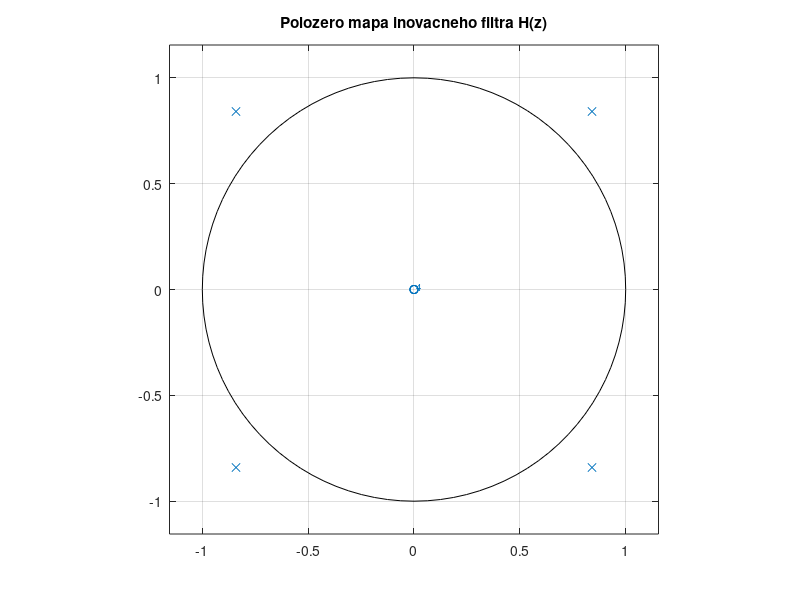
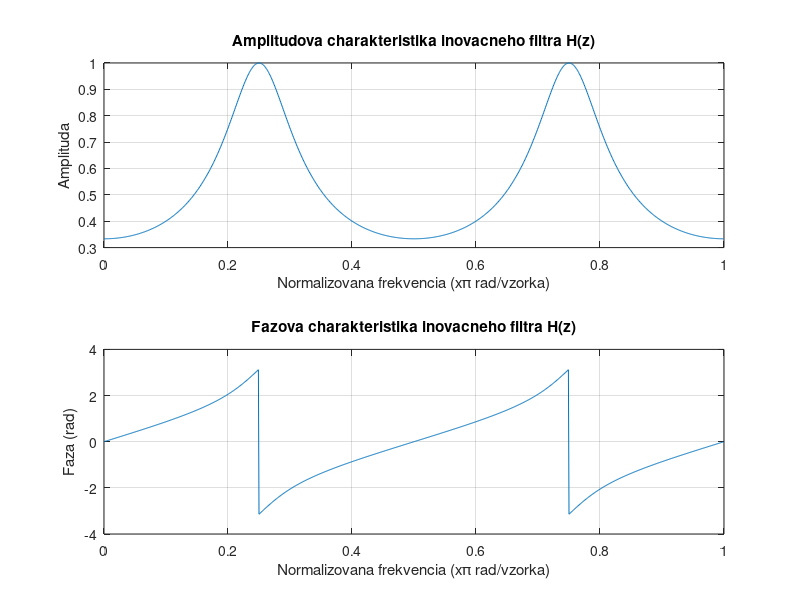
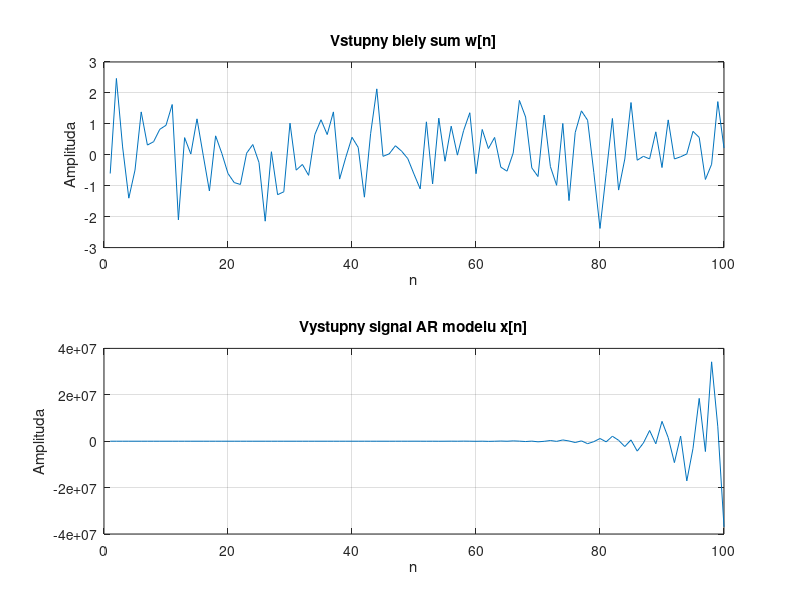

Source code (MATLAB) for these figures, in order:
% Priklad 8.1
% AR model radu p = 5 s koeficientmi a = [1, 0, 0, 0, 2]

% Koeficienty AR modelu
a = [1, 0, 0, 0, 2];
p = length(a) - 1;  % rad modelu je 5

% Vypiseme diferencnu rovnicu
fprintf('Diferencna rovnica AR modelu radu p = %d:\n', p);
fprintf('x[n] + 0*x[n-1] + 0*x[n-2] + 0*x[n-3] + 2*x[n-5] = w[n]\n');
fprintf('alebo ekvivalentne:\n');
fprintf('x[n] = -2*x[n-5] + w[n]\n\n');

% Vypocitame a vykreslime inovacny filter H(z)
fprintf('Inovacny filter H(z):\n');
fprintf('H(z) = 1 / (1 + 0*z^(-1) + 0*z^(-2) + 0*z^(-3) + 2*z^(-5))\n');
fprintf('H(z) = 1 / (1 + 2*z^(-5))\n\n');

% Vypocitame a vykreslime belici filter G(z)
fprintf('Belici filter G(z):\n');
fprintf('G(z) = H^(-1)(z) = 1 + 2*z^(-5)\n\n');

% Zobrazime polozero mapu inovacneho filtra
figure;
zplane([1], a);
title('Polozero mapa inovacneho filtra H(z)');
grid on;

% Zobrazime frekvencnu charakteristiku inovacneho filtra
figure;
[h, w] = freqz(1, a, 1024);
subplot(2,1,1);
plot(w/pi, abs(h));
title('Amplitudova charakteristika inovacneho filtra H(z)');
xlabel('Normalizovana frekvencia (x\pi rad/vzorka)');
ylabel('Amplituda');
grid on;

subplot(2,1,2);
plot(w/pi, angle(h));
title('Fazova charakteristika inovacneho filtra H(z)');
xlabel('Normalizovana frekvencia (x\pi rad/vzorka)');
ylabel('Faza (rad)');
grid on;

% Generujeme kratku vzorku signalu z AR modelu pre vizualizaciu
n = 100;
noise = randn(n, 1);
signal = filter(1, a, noise);

figure;
subplot(2,1,1);
plot(1:n, noise);
title('Vstupny biely sum w[n]');
xlabel('n');
ylabel('Amplituda');
grid on;

subplot(2,1,2);
plot(1:n, signal);
title('Vystupny signal AR modelu x[n]');
xlabel('n');
ylabel('Amplituda');
grid on;